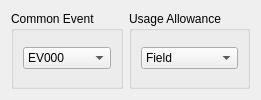
     <widget class="QWidget" name="pageItemCommonEvent">
      <layout class="QGridLayout" name="gridLayout_203">
       <item row="0" column="0">
        <widget class="QGroupBox" name="groupItemEvEvent">
         <property name="title">
          <string>Common Event</string>
         </property>
         <layout class="QGridLayout" name="gridLayout_204">
          <item row="3" column="0">
           <widget class="QComboBox" name="comboItemEvEvent">
            <item>
             <property name="text">
              <string>EV000</string>
             </property>
            </item>
            <item>
             <property name="text">
              <string>EV001</string>
             </property>
            </item>
            <item>
             <property name="text">
              <string>EV002</string>
             </property>
            </item>
           </widget>
          </item>
         </layout>
        </widget>
       </item>
       <item row="0" column="1">
        <widget class="QGroupBox" name="groupItemEvZone">
         <property name="title">
          <string>Usage Allowance</string>
         </property>
         <layout class="QGridLayout" name="gridLayout_205">
          <item row="3" column="0">
           <widget class="QComboBox" name="comboItemEvZone">
            <item>
             <property name="text">
              <string>Field</string>
             </property>
            </item>
            <item>
             <property name="text">
              <string>Battle</string>
             </property>
            </item>
            <item>
             <property name="text">
              <string>Both</string>
             </property>
            </item>
           </widget>
          </item>
         </layout>
        </widget>
       </item>
      </layout>
     </widget>
